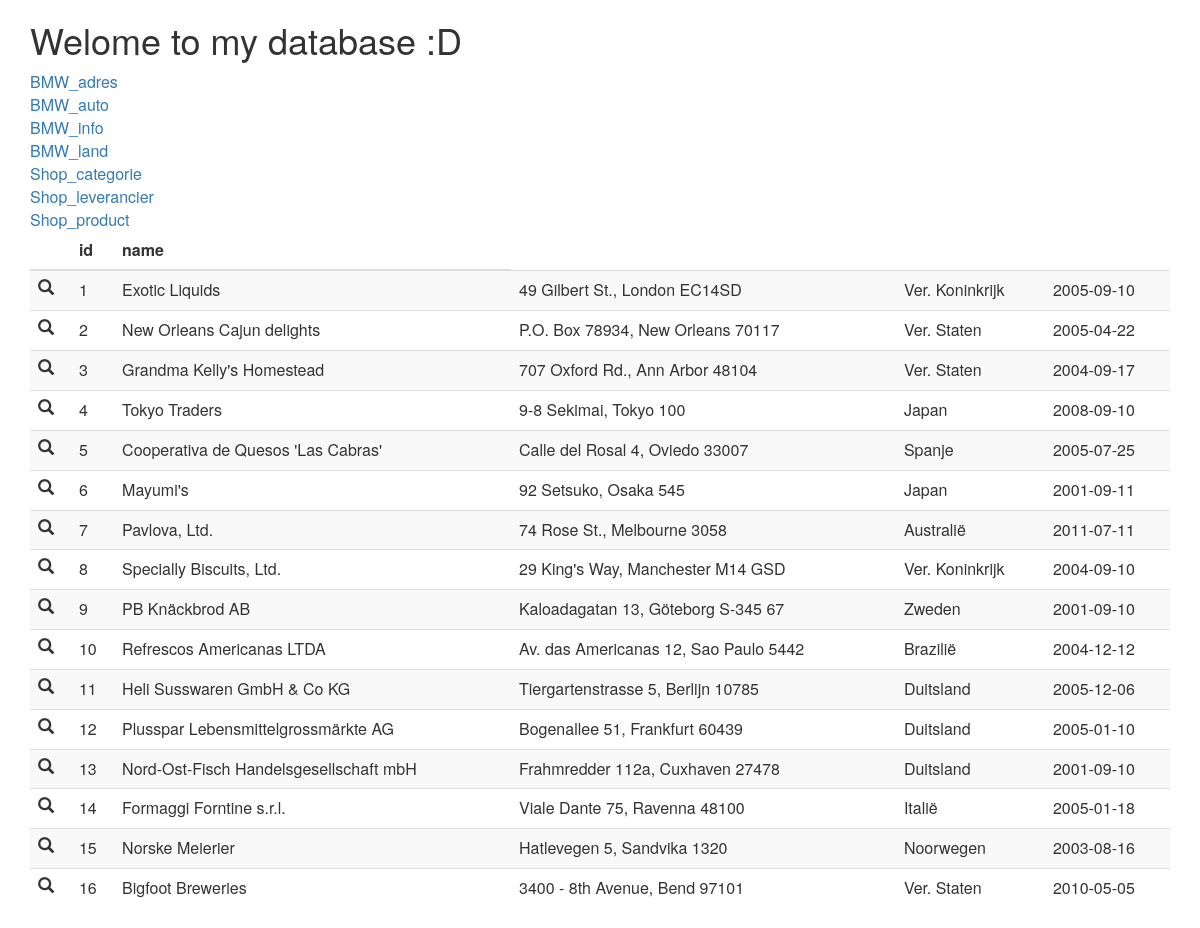
Page /tabel6.php on the committed database.
### tables this page shows
CREATE TABLE IF NOT EXISTS shop_leverancier (
  id int(11) NOT NULL,
  bedrijf varchar(250) NOT NULL,
  adres varchar(150) DEFAULT NULL,
  land varchar(150) DEFAULT NULL,
  sinds date DEFAULT NULL );

### www/tabel6.php (the view, shortened to what this page needs)
<html>
 <head>
  <link rel="stylesheet" href="http://maxcdn.bootstrapcdn.com/bootstrap/3.3.6/css/bootstrap.min.css">
</head>
<body>
    <div class="container">
    <?php echo "<h1>Welome to my database :D</h1>"; ?>
		<table>
			<tr><td><a href="http://192.168.56.5:8001/index.php">BMW_adres</a></td></tr>
			<tr><td><a href="http://192.168.56.5:8001/tabel2.php">BMW_auto</a></td></tr>
			<tr><td><a href="http://192.168.56.5:8001/tabel3.php">BMW_info</a></td></tr>
			<tr><td><a href="http://192.168.56.5:8001/tabel4.php">BMW_land</a></td></tr>
			<tr><td><a href="http://192.168.56.5:8001/tabel5.php">Shop_categorie</a></td></tr>
			<tr><td><a href="http://192.168.56.5:8001/tabel6.php">Shop_leverancier</a></td></tr>
			<tr><td><a href="http://192.168.56.5:8001/tabel7.php">Shop_product</a></td></tr>
		</table>
    <?php
    $conn = mysqli_connect('db', 'maarten', 'R1234-56', "myDB");
    $query = 'SELECT * From shop_leverancier';
    $result = mysqli_query($conn, $query);
    echo '<table class="table table-striped">';
    echo '<thead><tr><th></th><th>id</th><th>name</th></tr></thead>';
    while($value = $result->fetch_array(MYSQLI_ASSOC)){
        echo '<tr>';
        echo '<td><span class="glyphicon glyphicon-search"></span></td>';
        foreach($value as $element){
            echo '<td>' . $element . '</td>';
        }
        echo '</tr>';
    }
    echo '</table>';
    ?>
	</div>
</body>
</html>

### rows in the picture
shop_leverancier: id "1", bedrijf "Exotic Liquids", adres "49 Gilbert St., London EC14SD", land "Ver. Koninkrijk", sinds "2005-09-10"
shop_leverancier: id "2", bedrijf "New Orleans Cajun delights", adres "P.O. Box 78934, New Orleans 70117", land "Ver. Staten", sinds "2005-04-22"
shop_leverancier: id "3", bedrijf "Grandma Kelly's Homestead", adres "707 Oxford Rd., Ann Arbor 48104", land "Ver. Staten", sinds "2004-09-17"
shop_leverancier: id "4", bedrijf "Tokyo Traders", adres "9-8 Sekimai, Tokyo 100", land "Japan", sinds "2008-09-10"
shop_leverancier: id "5", bedrijf "Cooperativa de Quesos 'Las Cabras'", adres "Calle del Rosal 4, Oviedo 33007", land "Spanje", sinds "2005-07-25"
shop_leverancier: id "6", bedrijf "Mayumi's", adres "92 Setsuko, Osaka 545", land "Japan", sinds "2001-09-11"
shop_leverancier: id "7", bedrijf "Pavlova, Ltd.", adres "74 Rose St., Melbourne 3058", land "Australië", sinds "2011-07-11"
shop_leverancier: id "8", bedrijf "Specially Biscuits, Ltd.", adres "29 King's Way, Manchester M14 GSD", land "Ver. Koninkrijk", sinds "2004-09-10"
shop_leverancier: id "9", bedrijf "PB Knäckbrod AB", adres "Kaloadagatan 13, Göteborg S-345 67", land "Zweden", sinds "2001-09-10"
shop_leverancier: id "10", bedrijf "Refrescos Americanas LTDA", adres "Av. das Americanas 12, Sao Paulo 5442", land "Brazilië", sinds "2004-12-12"
shop_leverancier: id "11", bedrijf "Heli Susswaren GmbH & Co KG", adres "Tiergartenstrasse 5, Berlijn 10785", land "Duitsland", sinds "2005-12-06"
shop_leverancier: id "12", bedrijf "Plusspar Lebensmittelgrossmärkte AG", adres "Bogenallee 51, Frankfurt 60439", land "Duitsland", sinds "2005-01-10"
shop_leverancier: id "13", bedrijf "Nord-Ost-Fisch Handelsgesellschaft mbH", adres "Frahmredder 112a, Cuxhaven 27478", land "Duitsland", sinds "2001-09-10"
shop_leverancier: id "14", bedrijf "Formaggi Forntine s.r.l.", adres "Viale Dante 75, Ravenna 48100", land "Italië", sinds "2005-01-18"
shop_leverancier: id "15", bedrijf "Norske Meierier", adres "Hatlevegen 5, Sandvika 1320", land "Noorwegen", sinds "2003-08-16"
shop_leverancier: id "16", bedrijf "Bigfoot Breweries", adres "3400 - 8th Avenue, Bend 97101", land "Ver. Staten", sinds "2010-05-05"
